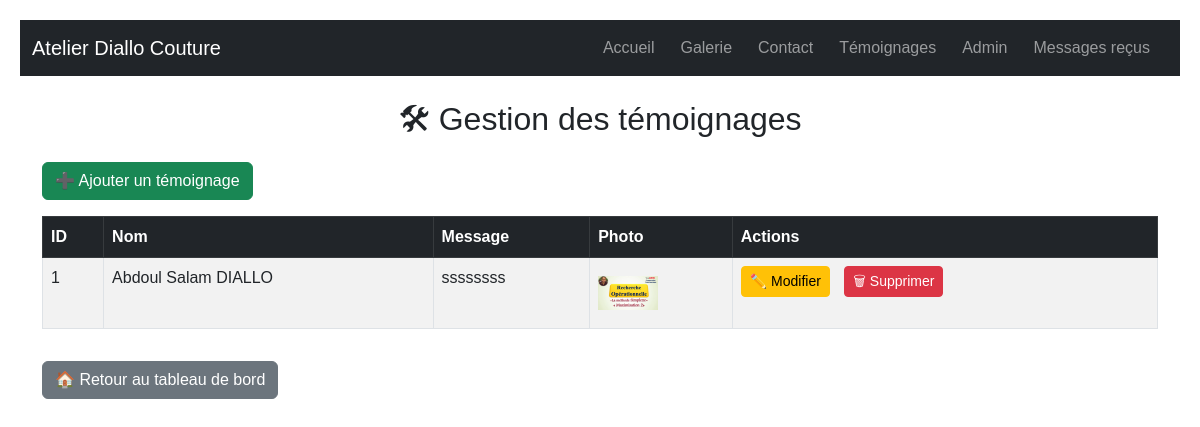
The app's page /admin/temoignages (signed in) with its own data.
### tables this page shows
CREATE TABLE temoignages (
    id INTEGER PRIMARY KEY AUTOINCREMENT,
    nom TEXT NOT NULL,
    message TEXT NOT NULL,
    photo_url TEXT
);

### app.py (the view)
@app.route('/admin/temoignages')
def admin_temoignages():
    if not session.get('admin_logged_in'):
        return redirect(url_for('admin_login'))
    conn = get_db_connection()
    temoignages = conn.execute("SELECT * FROM temoignages ORDER BY id DESC").fetchall()
    conn.close()
    return render_template('admin_temoignages.html', temoignages=temoignages)

### app.py (called while the page is built)
def get_db_connection():
    conn = sqlite3.connect('tailleur.db')
    conn.row_factory = sqlite3.Row
    return conn

### templates/admin_temoignages.html (shortened to what this page needs)
{% extends 'base.html' %}
{% block content %}
<h2 class="text-center mb-4">🛠 Gestion des témoignages</h2>
<a href="{{ url_for('ajouter_temoignage') }}" class="btn btn-success mb-3">➕ Ajouter un témoignage</a>
<table class="table table-bordered table-striped">
  <thead class="table-dark">
    <tr>
      <th>ID</th>
      <th>Nom</th>
      <th>Message</th>
      <th>Photo</th>
      <th>Actions</th>
    </tr>
  </thead>
  <tbody>
    {% for t in temoignages %}
      <tr>
        <td>{{ t['id'] }}</td>
        <td>{{ t['nom'] }}</td>
        <td>{{ t['message'] }}</td>
        <td>
          {% if t['photo_url'] %}
            <img src="{{ url_for('static', filename='images/' + t['photo_url']) }}" alt="photo" width="60">
          {% endif %}
        </td>
        <td>
          <a href="{{ url_for('modifier_temoignage', id=t['id']) }}" class="btn btn-warning btn-sm">✏️ Modifier</a>
          <a href="{{ url_for('supprimer_temoignage', id=t['id']) }}" class="btn btn-danger btn-sm" onclick="return confirm('Supprimer ce témoignage ?')">🗑 Supprimer</a>
        </td>
      </tr>
    {% endfor %}
  </tbody>
</table>
<a href="{{ url_for('admin_dashboard') }}" class="btn btn-secondary mt-3">🏠 Retour au tableau de bord</a>
{% endblock %}

### static/style.css (style rules this page uses)
body { font-family: Arial, sans-serif; margin: 20px; }
img { max-height: 200px; margin: 10px 0; }
a { margin-right: 10px; }

### records on screen
temoignages: id "1", nom "Abdoul Salam DIALLO", message "ssssssss", photo_url (picture)
